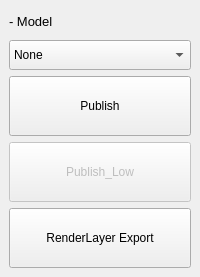
                   <widget class="QWidget" name="stackedPage1">
                    <layout class="QVBoxLayout" name="verticalLayout_3">
                     <property name="spacing">
                      <number>6</number>
                     </property>
                     <property name="leftMargin">
                      <number>9</number>
                     </property>
                     <property name="topMargin">
                      <number>9</number>
                     </property>
                     <property name="rightMargin">
                      <number>9</number>
                     </property>
                     <property name="bottomMargin">
                      <number>9</number>
                     </property>
                     <item>
                      <widget class="QLabel" name="label">
                       <property name="sizePolicy">
                        <sizepolicy hsizetype="Preferred" vsizetype="Preferred">
                         <horstretch>0</horstretch>
                         <verstretch>0</verstretch>
                        </sizepolicy>
                       </property>
                       <property name="minimumSize">
                        <size>
                         <width>0</width>
                         <height>25</height>
                        </size>
                       </property>
                       <property name="font">
                        <font>
                         <pointsize>10</pointsize>
                        </font>
                       </property>
                       <property name="text">
                        <string>- Model</string>
                       </property>
                      </widget>
                     </item>
                     <item>
                      <widget class="QComboBox" name="modelLodComboBox">
                       <property name="sizePolicy">
                        <sizepolicy hsizetype="Preferred" vsizetype="Fixed">
                         <horstretch>0</horstretch>
                         <verstretch>0</verstretch>
                        </sizepolicy>
                       </property>
                       <property name="minimumSize">
                        <size>
                         <width>0</width>
                         <height>30</height>
                        </size>
                       </property>
                       <property name="font">
                        <font>
                         <pointsize>9</pointsize>
                        </font>
                       </property>
                       <item>
                        <property name="text">
                         <string>None</string>
                        </property>
                       </item>
                       <item>
                        <property name="text">
                         <string>Low</string>
                        </property>
                       </item>
                       <item>
                        <property name="text">
                         <string>Mid</string>
                        </property>
                       </item>
                       <item>
                        <property name="text">
                         <string>Hi</string>
                        </property>
                       </item>
                       <item>
                        <property name="text">
                         <string>XLow</string>
                        </property>
                       </item>
                       <item>
                        <property name="text">
                         <string>XHi</string>
                        </property>
                       </item>
                      </widget>
                     </item>
                     <item>
                      <widget class="QPushButton" name="pubModelPushButton">
                       <property name="minimumSize">
                        <size>
                         <width>150</width>
                         <height>60</height>
                        </size>
                       </property>
                       <property name="font">
                        <font>
                         <pointsize>9</pointsize>
                        </font>
                       </property>
                       <property name="text">
                        <string>Publish</string>
                       </property>
                      </widget>
                     </item>
                     <item>
                      <widget class="QPushButton" name="pubLowModelPushButton">
                       <property name="enabled">
                        <bool>false</bool>
                       </property>
                       <property name="minimumSize">
                        <size>
                         <width>150</width>
                         <height>60</height>
                        </size>
                       </property>
                       <property name="font">
                        <font>
                         <pointsize>9</pointsize>
                        </font>
                       </property>
                       <property name="text">
                        <string>Publish_Low</string>
                       </property>
                      </widget>
                     </item>
                     <item>
                      <widget class="QPushButton" name="renderLayerExportPushButton">
                       <property name="minimumSize">
                        <size>
                         <width>150</width>
                         <height>60</height>
                        </size>
                       </property>
                       <property name="font">
                        <font>
                         <pointsize>9</pointsize>
                        </font>
                       </property>
                       <property name="text">
                        <string>RenderLayer Export</string>
                       </property>
                      </widget>
                     </item>
                    </layout>
                   </widget>
